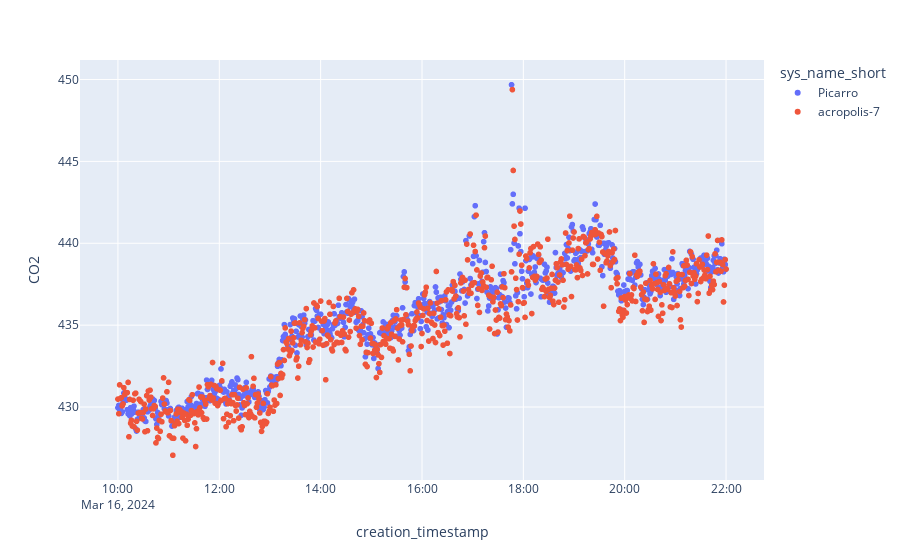

Source (notebook cell):
### Code cell
# Quality Check

from datetime import datetime, timezone

start = datetime(2024, 3, 16, 10, 0, 0).replace(tzinfo=timezone.utc)
end = datetime(2024, 3, 16, 22, 0, 0).replace(tzinfo=timezone.utc)

df_temp = df_plot.filter(pl.col("creation_timestamp").is_between(start, end)).filter(pl.col("sys_name_short").is_in(["acropolis-7", "Picarro"]))

fig = px.scatter(df_temp, x="creation_timestamp", y = "CO2", color = "sys_name_short")
fig.show()

### Figure 1 — Plotly figure (JSON) as saved in the notebook; plotly's stock layout.template omitted (floating-point values rounded to 4 significant figures; data arrays with more than 128 entries replaced by an {"elided": "..."} marker saying what was removed)
{"data": [{"hovertemplate": "sys_name_short=Picarro<br>creation_timestamp=%{x}<br>CO2=%{y}<extra></extra>", "legendgroup": "Picarro", "marker": {"color": "#636efa", "symbol": "circle"}, "mode": "markers", "name": "Picarro", "showlegend": true, "type": "scattergl", "x": {"elided": "721 str values"}, "xaxis": "x", "y": {"elided": "721 float values"}, "yaxis": "y"}, {"hovertemplate": "sys_name_short=acropolis-7<br>creation_timestamp=%{x}<br>CO2=%{y}<extra></extra>", "legendgroup": "acropolis-7", "marker": {"color": "#EF553B", "symbol": "circle"}, "mode": "markers", "name": "acropolis-7", "showlegend": true, "type": "scattergl", "x": {"elided": "721 str values"}, "xaxis": "x", "y": {"elided": "721 float values"}, "yaxis": "y"}], "layout": {"legend": {"title": {"text": "sys_name_short"}, "tracegroupgap": 0}, "margin": {"t": 60}, "xaxis": {"anchor": "y", "domain": [0, 1], "title": {"text": "creation_timestamp"}}, "yaxis": {"anchor": "x", "domain": [0, 1], "title": {"text": "CO2"}}}}
